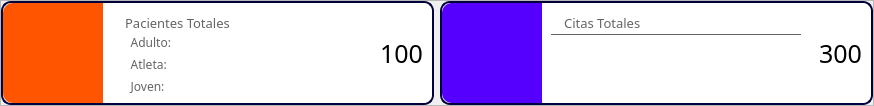
                        <widget class="QFrame" name="fr_patient_total">
                         <property name="frameShape">
                          <enum>QFrame::StyledPanel</enum>
                         </property>
                         <property name="frameShadow">
                          <enum>QFrame::Raised</enum>
                         </property>
                         <layout class="QHBoxLayout" name="horizontalLayout_35">
                          <property name="spacing">
                           <number>6</number>
                          </property>
                          <property name="leftMargin">
                           <number>0</number>
                          </property>
                          <property name="topMargin">
                           <number>0</number>
                          </property>
                          <property name="rightMargin">
                           <number>0</number>
                          </property>
                          <property name="bottomMargin">
                           <number>0</number>
                          </property>
                          <item>
                           <widget class="QFrame" name="frame_6">
                            <property name="minimumSize">
                             <size>
                              <width>0</width>
                              <height>104</height>
                             </size>
                            </property>
                            <property name="maximumSize">
                             <size>
                              <width>16777215</width>
                              <height>104</height>
                             </size>
                            </property>
                            <property name="styleSheet">
                             <string notr="true">background-color: rgb(255, 255, 255);
border: 2px solid rgb(0, 0, 61);
border-radius: 10px;</string>
                            </property>
                            <property name="frameShape">
                             <enum>QFrame::StyledPanel</enum>
                            </property>
                            <property name="frameShadow">
                             <enum>QFrame::Raised</enum>
                            </property>
                            <layout class="QHBoxLayout" name="horizontalLayout_36">
                             <property name="spacing">
                              <number>0</number>
                             </property>
                             <property name="leftMargin">
                              <number>0</number>
                             </property>
                             <property name="topMargin">
                              <number>0</number>
                             </property>
                             <property name="rightMargin">
                              <number>0</number>
                             </property>
                             <property name="bottomMargin">
                              <number>0</number>
                             </property>
                             <item>
                              <widget class="QLabel" name="label_2">
                               <property name="minimumSize">
                                <size>
                                 <width>100</width>
                                 <height>100</height>
                                </size>
                               </property>
                               <property name="maximumSize">
                                <size>
                                 <width>100</width>
                                 <height>100</height>
                                </size>
                               </property>
                               <property name="font">
                                <font>
                                 <family>Circular Std</family>
                                 <pointsize>10</pointsize>
                                </font>
                               </property>
                               <property name="styleSheet">
                                <string notr="true">border: none;
border-radius: 0px;
border-top-left-radius: 10px;
border-bottom-left-radius: 10px;
background-color: rgb(255, 85, 0);
padding: 10px;</string>
                               </property>
                               <property name="text">
                                <string/>
                               </property>
                               <property name="pixmap">
                                <pixmap>:/icons/persona.png</pixmap>
                               </property>
                               <property name="scaledContents">
                                <bool>true</bool>
                               </property>
                               <property name="alignment">
                                <set>Qt::AlignCenter</set>
                               </property>
                              </widget>
                             </item>
                             <item>
                              <widget class="QFrame" name="frame_12">
                               <property name="styleSheet">
                                <string notr="true">border: none;</string>
                               </property>
                               <property name="frameShape">
                                <enum>QFrame::StyledPanel</enum>
                               </property>
                               <property name="frameShadow">
                                <enum>QFrame::Raised</enum>
                               </property>
                               <layout class="QVBoxLayout" name="verticalLayout_51">
                                <item>
                                 <widget class="QLabel" name="label_8">
                                  <property name="minimumSize">
                                   <size>
                                    <width>250</width>
                                    <height>23</height>
                                   </size>
                                  </property>
                                  <property name="maximumSize">
                                   <size>
                                    <width>250</width>
                                    <height>23</height>
                                   </size>
                                  </property>
                                  <property name="font">
                                   <font>
                                    <family>Circular Std</family>
                                    <pointsize>10</pointsize>
                                   </font>
                                  </property>
                                  <property name="styleSheet">
                                   <string notr="true">border: none;
border-radius: none;
border-bottom: 1px solid rgb(100, 100, 100);
color: rgb(100, 100, 100);</string>
                                  </property>
                                  <property name="text">
                                   <string>   Pacientes Totales</string>
                                  </property>
                                 </widget>
                                </item>
                                <item>
                                 <widget class="QLabel" name="lbl_patient_adulto">
                                  <property name="font">
                                   <font>
                                    <family>Circular Std</family>
                                   </font>
                                  </property>
                                  <property name="styleSheet">
                                   <string notr="true">border: none;
border-radius: none;
color: rgb(100, 100, 100);</string>
                                  </property>
                                  <property name="text">
                                   <string>      Adulto:</string>
                                  </property>
                                 </widget>
                                </item>
                                <item>
                                 <widget class="QLabel" name="lbl_patient_atleta">
                                  <property name="font">
                                   <font>
                                    <family>Circular Std</family>
                                   </font>
                                  </property>
                                  <property name="styleSheet">
                                   <string notr="true">border: none;
border-radius: none;
color: rgb(100, 100, 100);</string>
                                  </property>
                                  <property name="text">
                                   <string>      Atleta:</string>
                                  </property>
                                 </widget>
                                </item>
                                <item>
                                 <widget class="QLabel" name="lbl_patient_joven">
                                  <property name="font">
                                   <font>
                                    <family>Circular Std</family>
                                   </font>
                                  </property>
                                  <property name="styleSheet">
                                   <string notr="true">border: none;
border-radius: none;
color: rgb(100, 100, 100);</string>
                                  </property>
                                  <property name="text">
                                   <string>      Joven:</string>
                                  </property>
                                 </widget>
                                </item>
                               </layout>
                              </widget>
                             </item>
                             <item>
                              <widget class="QFrame" name="frame_11">
                               <property name="styleSheet">
                                <string notr="true">border: none;</string>
                               </property>
                               <property name="frameShape">
                                <enum>QFrame::StyledPanel</enum>
                               </property>
                               <property name="frameShadow">
                                <enum>QFrame::Raised</enum>
                               </property>
                               <layout class="QVBoxLayout" name="verticalLayout_53">
                                <item>
                                 <widget class="QLabel" name="lbl_patient_total">
                                  <property name="minimumSize">
                                   <size>
                                    <width>0</width>
                                    <height>30</height>
                                   </size>
                                  </property>
                                  <property name="maximumSize">
                                   <size>
                                    <width>16777215</width>
                                    <height>30</height>
                                   </size>
                                  </property>
                                  <property name="font">
                                   <font>
                                    <family>Circular Std</family>
                                    <pointsize>19</pointsize>
                                   </font>
                                  </property>
                                  <property name="styleSheet">
                                   <string notr="true">border: none;</string>
                                  </property>
                                  <property name="text">
                                   <string>100</string>
                                  </property>
                                  <property name="alignment">
                                   <set>Qt::AlignCenter</set>
                                  </property>
                                 </widget>
                                </item>
                               </layout>
                              </widget>
                             </item>
                            </layout>
                           </widget>
                          </item>
                          <item>
                           <widget class="QFrame" name="fr_cita_total">
                            <property name="minimumSize">
                             <size>
                              <width>0</width>
                              <height>104</height>
                             </size>
                            </property>
                            <property name="maximumSize">
                             <size>
                              <width>16777215</width>
                              <height>104</height>
                             </size>
                            </property>
                            <property name="styleSheet">
                             <string notr="true">background-color: rgb(255, 255, 255);
border: 2px solid rgb(0, 0, 61);
border-radius: 10px;</string>
                            </property>
                            <property name="frameShape">
                             <enum>QFrame::StyledPanel</enum>
                            </property>
                            <property name="frameShadow">
                             <enum>QFrame::Raised</enum>
                            </property>
                            <layout class="QHBoxLayout" name="horizontalLayout_37">
                             <property name="spacing">
                              <number>0</number>
                             </property>
                             <property name="leftMargin">
                              <number>0</number>
                             </property>
                             <property name="topMargin">
                              <number>0</number>
                             </property>
                             <property name="rightMargin">
                              <number>0</number>
                             </property>
                             <property name="bottomMargin">
                              <number>0</number>
                             </property>
                             <item>
                              <widget class="QLabel" name="label_3">
                               <property name="minimumSize">
                                <size>
                                 <width>100</width>
                                 <height>100</height>
                                </size>
                               </property>
                               <property name="maximumSize">
                                <size>
                                 <width>100</width>
                                 <height>100</height>
                                </size>
                               </property>
                               <property name="font">
                                <font>
                                 <family>Circular Std</family>
                                 <pointsize>10</pointsize>
                                </font>
                               </property>
                               <property name="styleSheet">
                                <string notr="true">border: none;
border-radius: 0px;
border-top-left-radius: 10px;
border-bottom-left-radius: 10px;
background-color: rgb(85, 0, 255);
padding: 10px;</string>
                               </property>
                               <property name="text">
                                <string/>
                               </property>
                               <property name="pixmap">
                                <pixmap>:/icons/information-button.png</pixmap>
                               </property>
                               <property name="scaledContents">
                                <bool>true</bool>
                               </property>
                               <property name="alignment">
                                <set>Qt::AlignCenter</set>
                               </property>
                              </widget>
                             </item>
                             <item alignment="Qt::AlignTop">
                              <widget class="QFrame" name="frame_13">
                               <property name="styleSheet">
                                <string notr="true">border: none;</string>
                               </property>
                               <property name="frameShape">
                                <enum>QFrame::StyledPanel</enum>
                               </property>
                               <property name="frameShadow">
                                <enum>QFrame::Raised</enum>
                               </property>
                               <layout class="QVBoxLayout" name="verticalLayout_57">
                                <item>
                                 <widget class="QLabel" name="label_17">
                                  <property name="minimumSize">
                                   <size>
                                    <width>250</width>
                                    <height>23</height>
                                   </size>
                                  </property>
                                  <property name="maximumSize">
                                   <size>
                                    <width>250</width>
                                    <height>23</height>
                                   </size>
                                  </property>
                                  <property name="font">
                                   <font>
                                    <family>Circular Std</family>
                                    <pointsize>10</pointsize>
                                   </font>
                                  </property>
                                  <property name="styleSheet">
                                   <string notr="true">border: none;
border-radius: none;
border-bottom: 1px solid rgb(100, 100, 100);
color: rgb(100, 100, 100);</string>
                                  </property>
                                  <property name="text">
                                   <string>   Citas Totales</string>
                                  </property>
                                 </widget>
                                </item>
                               </layout>
                              </widget>
                             </item>
                             <item>
                              <widget class="QFrame" name="frame_14">
                               <property name="styleSheet">
                                <string notr="true">border: none;</string>
                               </property>
                               <property name="frameShape">
                                <enum>QFrame::StyledPanel</enum>
                               </property>
                               <property name="frameShadow">
                                <enum>QFrame::Raised</enum>
                               </property>
                               <layout class="QVBoxLayout" name="verticalLayout_58">
                                <item>
                                 <widget class="QLabel" name="lbl_cita_total">
                                  <property name="minimumSize">
                                   <size>
                                    <width>0</width>
                                    <height>30</height>
                                   </size>
                                  </property>
                                  <property name="maximumSize">
                                   <size>
                                    <width>16777215</width>
                                    <height>30</height>
                                   </size>
                                  </property>
                                  <property name="font">
                                   <font>
                                    <family>Circular Std</family>
                                    <pointsize>19</pointsize>
                                   </font>
                                  </property>
                                  <property name="styleSheet">
                                   <string notr="true">border: none;</string>
                                  </property>
                                  <property name="text">
                                   <string>300</string>
                                  </property>
                                  <property name="alignment">
                                   <set>Qt::AlignCenter</set>
                                  </property>
                                 </widget>
                                </item>
                               </layout>
                              </widget>
                             </item>
                            </layout>
                           </widget>
                          </item>
                         </layout>
                        </widget>
